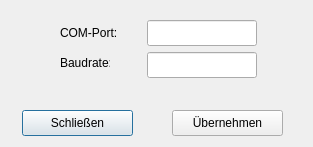
<?xml version="1.0" encoding="UTF-8"?>
<ui version="4.0">
 <class>DialogSetupFluke</class>
 <widget class="QDialog" name="DialogSetupFluke">
  <property name="geometry">
   <rect>
    <x>0</x>
    <y>0</y>
    <width>313</width>
    <height>147</height>
   </rect>
  </property>
  <property name="windowTitle">
   <string>Setup: FLUKE 45</string>
  </property>
  <widget class="QLabel" name="label">
   <property name="geometry">
    <rect>
     <x>60</x>
     <y>23</y>
     <width>56</width>
     <height>20</height>
    </rect>
   </property>
   <property name="text">
    <string>COM-Port:</string>
   </property>
  </widget>
  <widget class="QLineEdit" name="edit_com_port">
   <property name="geometry">
    <rect>
     <x>147</x>
     <y>20</y>
     <width>110</width>
     <height>26</height>
    </rect>
   </property>
  </widget>
  <widget class="QLabel" name="label_2">
   <property name="geometry">
    <rect>
     <x>60</x>
     <y>55</y>
     <width>50</width>
     <height>16</height>
    </rect>
   </property>
   <property name="text">
    <string>Baudrate:</string>
   </property>
  </widget>
  <widget class="QLineEdit" name="edit_baudrate">
   <property name="geometry">
    <rect>
     <x>147</x>
     <y>52</y>
     <width>110</width>
     <height>26</height>
    </rect>
   </property>
  </widget>
  <widget class="QPushButton" name="btn_close">
   <property name="geometry">
    <rect>
     <x>22</x>
     <y>110</y>
     <width>111</width>
     <height>26</height>
    </rect>
   </property>
   <property name="text">
    <string>Schließen</string>
   </property>
  </widget>
  <widget class="QPushButton" name="btn_save">
   <property name="geometry">
    <rect>
     <x>172</x>
     <y>110</y>
     <width>111</width>
     <height>26</height>
    </rect>
   </property>
   <property name="text">
    <string>Übernehmen</string>
   </property>
  </widget>
 </widget>
 <resources/>
 <connections/>
</ui>
